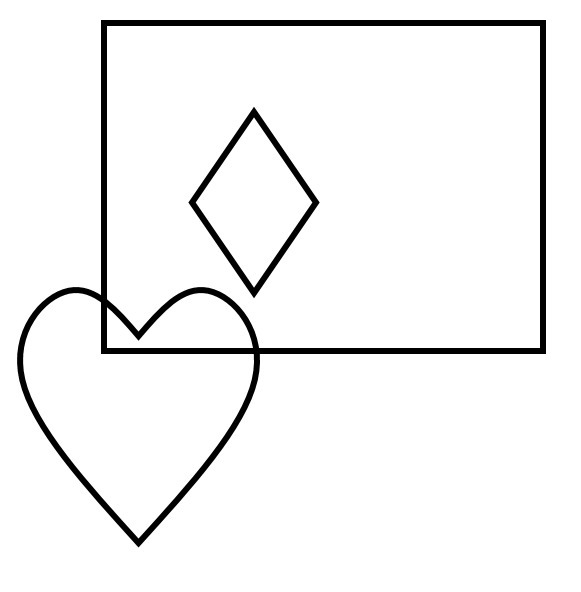
#> input picture Lab1/images/art.jpeg, 581 x 592 px
$ python -i extract_points.py   (imports and definitions only)
#> lines starting #> are read from the running program, lines starting #| are printed output that depends on the picture; after the words box and inside, x2 and y2 are one past the last pixel; in counts of white or black regions, pixels touching at a corner belong together
import numpy as np
import cv2 as cv
import os
from skimage.morphology import skeletonize
from skimage.util import invert
from sklearn.preprocessing import binarize

from adts import Point


def get_list_points_to_draw(
    image: str,
    contour_max_error: float = 0.01,
    elevation: int = 10,
    show_contours: bool = False,
):
    """Connects all the contours into an unique list of `Point`'s"""

    contours = find_contours(image, contour_max_error, show_contours)

    ret = []

    for cnt in contours:
        # First point of the contour elevated
        ret.append(Point(cnt[0][0][0], cnt[0][0][1], elevation))

        # All the points of the contour
        for pnt in cnt:
            ret.append(Point(pnt[0][0], pnt[0][1], 0))

        # First point of the contour (to close the line)
        ret.append(Point(cnt[0][0][0], cnt[0][0][1], 0))

        # Move pen up
        ret.append(Point(cnt[0][0][0], cnt[0][0][1], elevation))

    return ret


def find_contours(
    image: str, contour_max_error: float = 0.01, show_contours: bool = False
):
    """Finds the contours of the `image` and reduces the number of points per contour"""
#> called with image = 'images/art.jpeg', contour_max_error = 0.01, show_contours = False

    original_img = cv.imread(os.path.normpath(image))
#> original_img is the input picture: shape (592, 581, 3); min 0, max 255, mean 242.7

    # Find the skeletonized image (1 pixel wide)
    inverted_img = binarize(
        invert(cv.cvtColor(original_img, cv.COLOR_BGR2GRAY)), threshold=127
    )
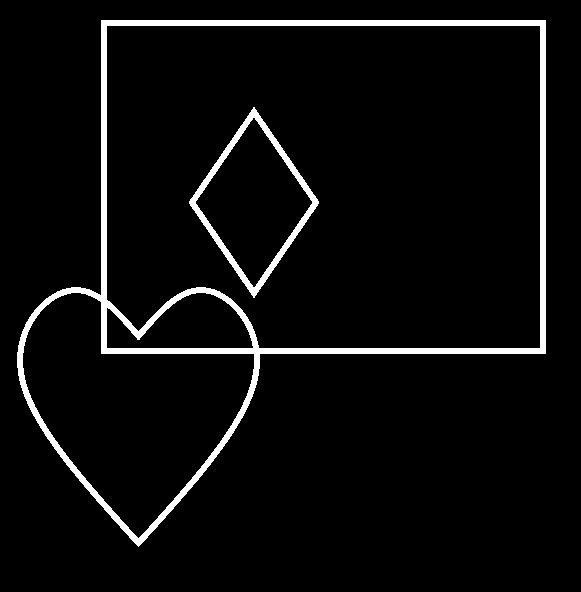
#> inverted_img: shape (592, 581); values 0 (black) and 1 (white), 4.8% white; 2 white regions, box (x1, y1, x2, y2) and area: (17, 20, 546, 547) 13909, (189, 107, 319, 298) 2636
    skeleton_img = (skeletonize(inverted_img) * 255).astype(np.uint8)
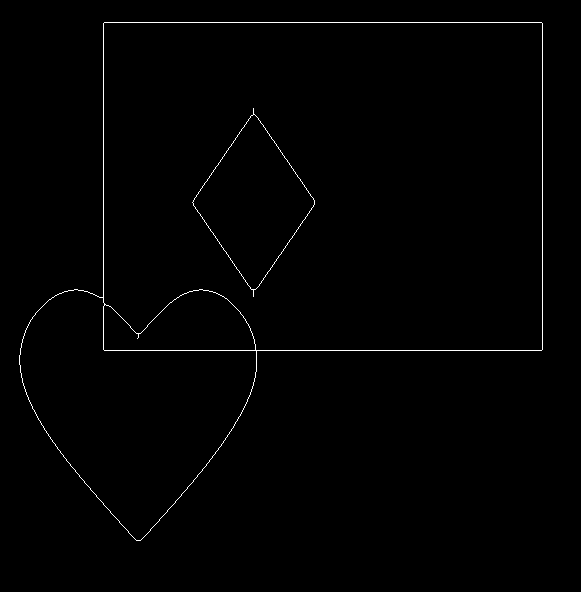
#> skeleton_img: shape (592, 581); 0.75% white in thin lines or dots, all inside (x1, y1, x2, y2) = (19, 22, 543, 541)

    # Find the contours
    contours, _ = cv.findContours(
        skeleton_img,
        cv.RETR_TREE,
        cv.CHAIN_APPROX_NONE,
    )
#> contours = 6 contours; box (x1, y1, x2, y2) and area: (19, 22, 543, 541) 176698, (103, 22, 543, 351) 137642, (19, 289, 257, 541) 32709, (192, 108, 315, 297) 11202, (192, 114, 315, 290) 11200, (103, 289, 256, 351) 6342

    # Crop image
    contours = sorted(list(contours), key=lambda cnt: cv.contourArea(cnt), reverse=True)
    x, y, w, h = cv.boundingRect(contours[0])
#> x = 19; y = 22; w = 524; h = 519
    margin_x, margin_y = int(0.05 * w), int(0.05 * h)
#> margin_x = 26; margin_y = 25
    original_img = original_img[
        y - margin_y : y + h + margin_y + 1,
        x - margin_x : x + w + margin_x + 1,
    ]
#> original_img = empty array
    for cnt in contours:
        cnt -= np.array([x - margin_x, y - margin_y])
#> this loop made 6 passes

    # Reduce the number of points per contour
    contours_reduced = [None] * len(contours)
#> contours_reduced = 6 items
    for i, contour in enumerate(contours):

        contours_reduced[i] = cv.approxPolyDP(
            contour, contour_max_error * cv.arcLength(contour, True), True
        )

        if show_contours:
            copy_img = original_img.copy()
            for point in contours_reduced[i]:
                cv.circle(copy_img, tuple(point[0]), 1, (0, 0, 255), 5)

            cv.imshow(f"Countour {i}", copy_img)
#> after the loop, contours_reduced = 6 contours; box (x1, y1, x2, y2) and area: (26, 25, 550, 544) 172664, (110, 25, 550, 354) 138173, (29, 294, 264, 544) 31176, (199, 111, 322, 300) 11468, (199, 117, 322, 293) 10677, (110, 293, 262, 354) 5928

    if show_contours:
        cv.waitKey(0)
        cv.destroyAllWindows()

    contours = contours_reduced
#> contours has the same summary as contours_reduced

    print(
        f"Found {len(contours)} contours with a total of {sum(len(cnt) for cnt in contours)} points"
    )
#| Found 6 contours with a total of 41 points

    return contours

>>> result = find_contours('images/art.jpeg')
#> result has the same summary as contours_reduced in find_contours

$ run again, on Lab1/images/fish_with_bubbles.jpeg
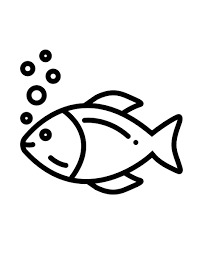
#> input picture Lab1/images/fish_with_bubbles.jpeg, 197 x 255 px
#> in find_contours, original_img is the input picture: shape (255, 197, 3); min 0, max 255, mean 231.8
#> in find_contours, `inverted_img = binarize( invert(cv.cvtColor(original_img, cv.COLOR_BGR..`:
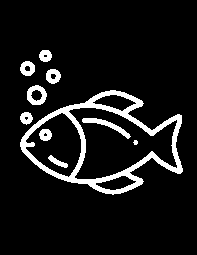
#> inverted_img: shape (255, 197); values 0 (black) and 1 (white), 9% white; 10 white regions (1 under 20 px), largest, box (x1, y1, x2, y2) and area: (20, 90, 183, 195) 3221, (82, 118, 131, 139) 256, (27, 85, 47, 105) 235
#> skeleton_img: shape (255, 197); 1.6% white in thin lines or dots, all inside (x1, y1, x2, y2) = (22, 52, 180, 192)
#> in find_contours, `contours, _ = cv.findContours( skeleton_img, cv.RETR_TREE, cv.CHAIN_AP..`: contours = 20 contours, 3 with area under 20; largest, box (x1, y1, x2, y2) and area: (23, 92, 180, 192) 9334, (66, 104, 180, 182) 5410, (23, 110, 84, 180) 2774, (90, 92, 139, 114) 612, (92, 172, 139, 192) 534
#> x = 23; y = 92; w = 157; h = 100
#> margin_x = 7; margin_y = 5
#> in find_contours, `original_img = original_img[ y - margin_y : y + h + margin_y + 1, x - ..`:
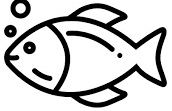
#> original_img: shape (111, 172, 3); min 0, max 255, mean 199.9
#> the loop in find_contours, `for cnt in contours:` made 20 passes
#> cnt on pass 19: [[119, 54], [119, 55], [119, 56], [119, 55]]
#> in find_contours, `contours_reduced = [None] * len(contours)`: contours_reduced = 20 items
#> the loop in find_contours, `for i, contour in enumerate(contours): ` made 20 passes
#> after the loop in find_contours, `for i, contour in enumerate(contours):`: contours_reduced = 20 contours, 3 with area under 20; largest, box (x1, y1, x2, y2) and area: (7, 5, 164, 105) 9111, (50, 17, 164, 94) 5300, (7, 23, 68, 93) 2714, (74, 5, 123, 27) 613, (76, 85, 123, 105) 518
#> in find_contours, `contours = contours_reduced`: contours has the same summary as contours_reduced
#| Found 20 contours with a total of 207 points
#> result has the same summary as contours_reduced in find_contours

$ run again, on Lab1/images/boat.png
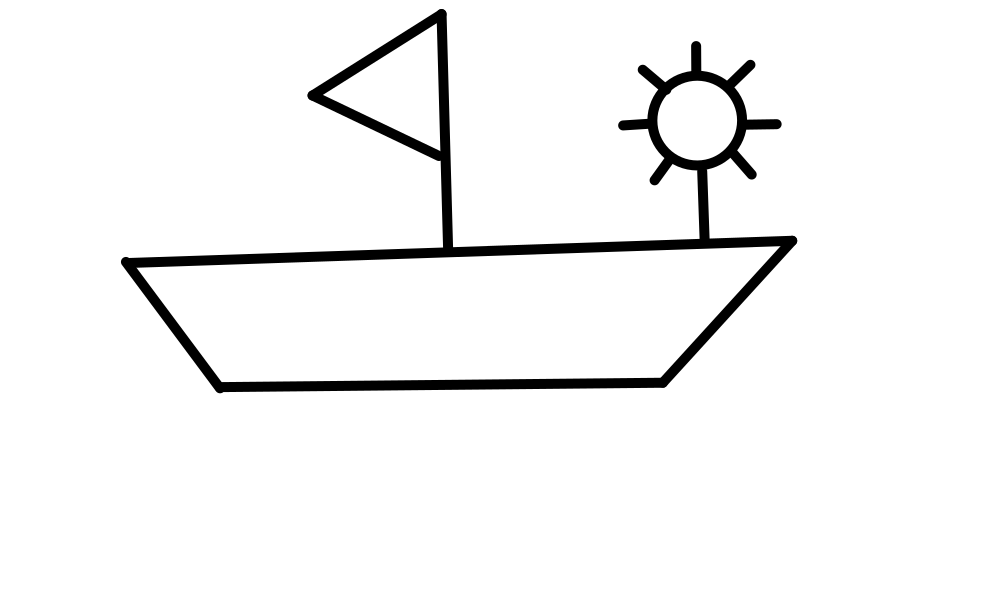
#> input picture Lab1/images/boat.png, 1000 x 600 px
#> in find_contours, original_img is the input picture: shape (600, 1000, 3); min 0, max 255, mean 244.2
#> in find_contours, `inverted_img = binarize( invert(cv.cvtColor(original_img, cv.COLOR_BGR..`:
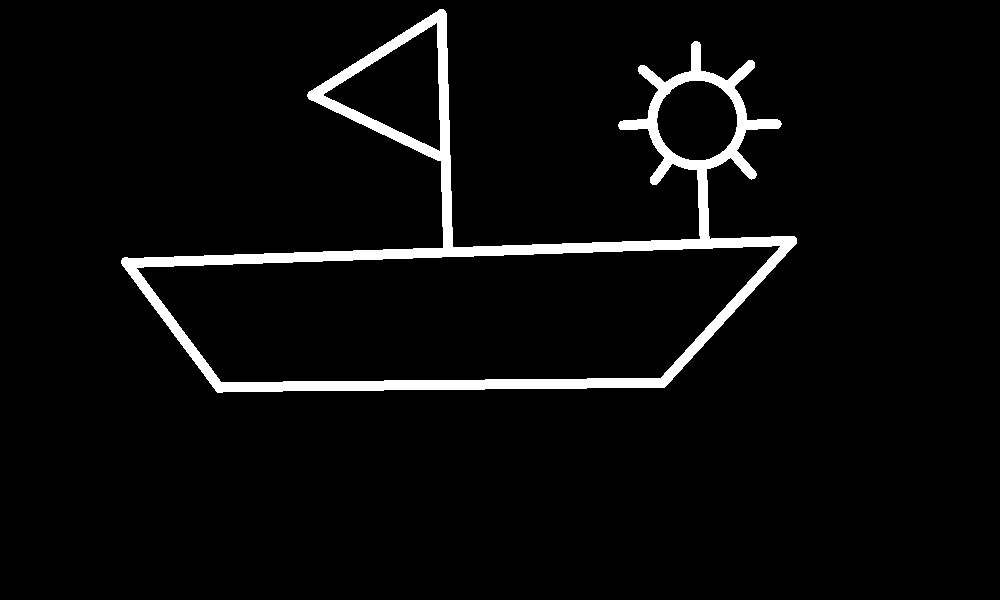
#> inverted_img: shape (600, 1000); values 0 (black) and 1 (white), 4.2% white; 1 white region, box (x1, y1, x2, y2) and area: (121, 9, 797, 393) 25396
#> in find_contours, `skeleton_img = (skeletonize(inverted_img) * 255).astype(np.uint8)`:
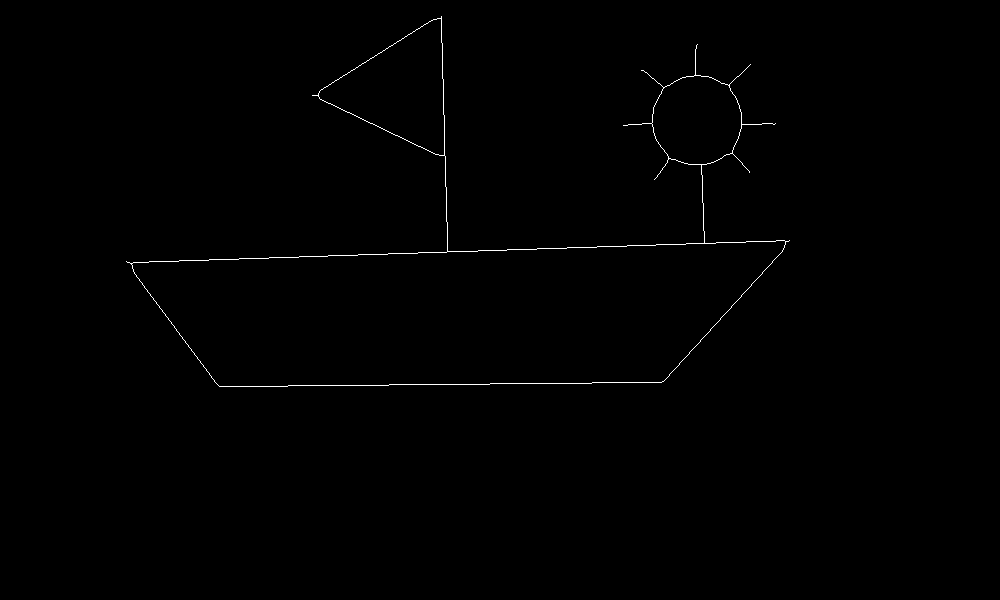
#> skeleton_img: shape (600, 1000); 0.4% white in thin lines or dots, all inside (x1, y1, x2, y2) = (126, 16, 790, 387)
#> in find_contours, `contours, _ = cv.findContours( skeleton_img, cv.RETR_TREE, cv.CHAIN_AP..`: contours = 4 contours; box (x1, y1, x2, y2) and area: (126, 16, 790, 387) 89158, (131, 240, 786, 387) 73417, (318, 18, 445, 156) 9384, (651, 75, 742, 165) 6346
#> x = 126; y = 16; w = 664; h = 371
#> margin_x = 33; margin_y = 18
#> original_img = empty array
#> the loop in find_contours, `for cnt in contours:` made 4 passes
#> in find_contours, `contours_reduced = [None] * len(contours)`: contours_reduced = 4 items
#> the loop in find_contours, `for i, contour in enumerate(contours): ` made 4 passes
#> after the loop in find_contours, `for i, contour in enumerate(contours):`: contours_reduced = 4 contours; box (x1, y1, x2, y2) and area: (33, 18, 697, 389) 93724, (38, 243, 693, 389) 71819, (226, 21, 351, 158) 8848, (560, 78, 649, 167) 6266
#> in find_contours, `contours = contours_reduced`: contours has the same summary as contours_reduced
#| Found 4 contours with a total of 39 points
#> result has the same summary as contours_reduced in find_contours
